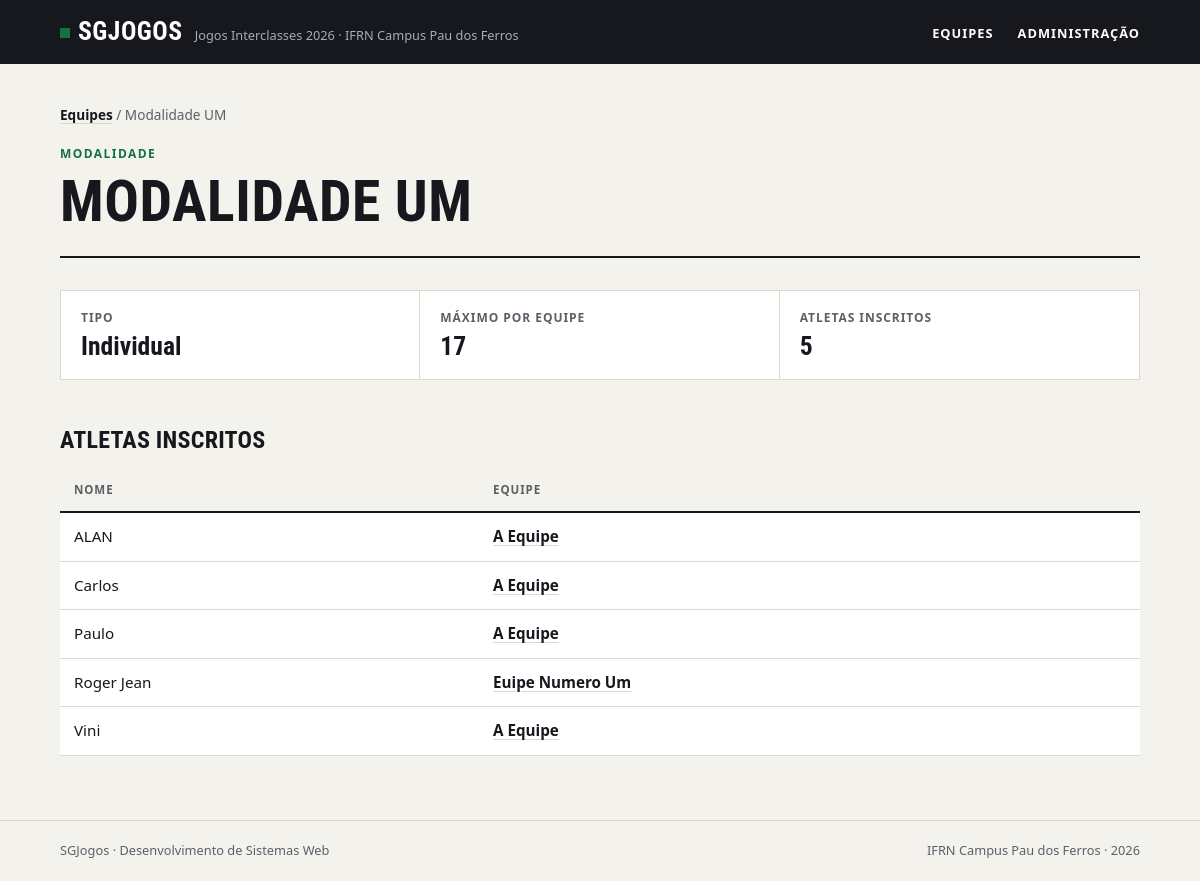
The app's page /modalidades/1/ with its own data.
### jogos/models.py (models this page shows, shortened)
class Modalidade(models.Model):
    nome = models.CharField(max_length=100, unique=True)
    tipo = models.CharField(choices=[("individual", "Individual"), ("coletivo", "Coletivo")], default="individual", max_length=20)
    max_atletas = models.PositiveIntegerField()
    class Meta:
        verbose_name = "modalidade"
        verbose_name_plural = "modalidades"
        ordering = ["nome"]

class Atleta(models.Model):
    nome = models.CharField(max_length=100)
    matricula = models.CharField(max_length=50, unique=True)
    data_nascimento = models.DateField()
    equipe = models.ForeignKey(
        Equipe,
        on_delete=models.PROTECT,
        related_name="atletas",
    )
    modalidades = models.ManyToManyField(
        Modalidade,
        related_name="atletas",
        blank=True,
    )
    class Meta:
        verbose_name = "atleta"
        verbose_name_plural = "atletas"
        ordering = ["nome"]

class Equipe(models.Model):
    nome = models.CharField(max_length=100, unique=True)
    curso = models.CharField(max_length=100)
    cor = models.CharField(max_length=100)
    criada_em = models.DateTimeField(auto_now_add=True)
    class Meta:
        verbose_name = "equipe"
        verbose_name_plural = "equipes"
        ordering = ["nome"]

### jogos/views.py (the view)
# urls.py: path("modalidades/<int:id>/", views.modalidade, name="modalidade"),
def modalidade(request, id):
    modalidade = get_object_or_404(
        Modalidade.objects.annotate(total_atletas=Count("atletas", distinct=True)),
        pk=id,
    )
    atletas = (
        Atleta.objects.filter(modalidades=modalidade)
        .select_related("equipe")
        .prefetch_related("modalidades")
        .distinct()
        .order_by("nome")
    )
    return render(request, "jogos/modalidade.html", {"modalidade": modalidade, "atletas": atletas})

### jogos/templates/jogos/modalidade.html (shortened to what this page needs)
{% extends "jogos/base.html" %}
{% block conteudo %}
<nav class="trilha"><a href="{% url 'jogos:index' %}">Equipes</a> / {{ modalidade.nome }}</nav>
<header class="topo">
    <span class="sobretitulo">Modalidade</span>
    <h1>{{ modalidade.nome }}</h1>
</header>
<dl class="numeros">
    <div>
        <dt>Tipo</dt>
        <dd>{{ modalidade.get_tipo_display }}</dd>
    </div>
    <div>
        <dt>Máximo por equipe</dt>
        <dd>{{ modalidade.max_atletas }}</dd>
    </div>
    <div>
        <dt>Atletas inscritos</dt>
        <dd>{{ modalidade.total_atletas }}</dd>
    </div>
</dl>
<h2>Atletas inscritos</h2>
<div class="tabela">
    <table>
        <thead>
            <tr>
                <th>Nome</th>
                <th>Equipe</th>
            </tr>
        </thead>
        <tbody>
            {% for atleta in atletas %}
                <tr>
                    <td>{{ atleta.nome }}</td>
                    <td><a href="{% url 'jogos:equipe' atleta.equipe.id %}">{{ atleta.equipe.nome }}</a></td>
                </tr>
            {% empty %}
                <tr>
                    <td class="vazio" colspan="2">Nenhum atleta inscrito nesta modalidade.</td>
                </tr>
            {% endfor %}
        </tbody>
    </table>
</div>
{% endblock %}

### css/style.css (style rules this page uses)
:root { --papel: #f4f2ed; --branco: #ffffff; --tinta: #16181d; --tinta-suave: #5c5f67; --linha: #dcd8ce; --verde: #12733f; --verde-claro: #e2efe6; --fonte-texto: system-ui, -apple-system, "Segoe UI", Roboto, Ubuntu, "Helvetica Neue", Arial, sans-serif; --fonte-titulo: "Bahnschrift SemiCondensed", "Bahnschrift", "Avenir Next Condensed", "Roboto Condensed", "Ubuntu Condensed", "Arial Narrow", var(--fonte-texto); }
*, *::before, *::after { box-sizing: border-box; }
* { margin: 0; padding: 0; }
body { min-height: 100vh; display: flex; flex-direction: column; background: var(--papel); color: var(--tinta); font-family: var(--fonte-texto); font-size: 1rem; line-height: 1.55; -webkit-font-smoothing: antialiased; }
a { color: inherit; }
h1, h2, h3 { font-family: var(--fonte-titulo); font-stretch: condensed; font-weight: 700; line-height: 1.05; text-transform: uppercase; letter-spacing: 0.01em; }
.topo { padding-bottom: 24px; margin-bottom: 32px; border-bottom: 2px solid var(--tinta); }
.sobretitulo { display: block; margin-bottom: 8px; color: var(--verde); font-size: 0.75rem; font-weight: 700; letter-spacing: 0.12em; text-transform: uppercase; }
h1 { font-size: clamp(2.2rem, 6vw, 3.6rem); }
h2 { margin: 48px 0 16px; font-size: 1.5rem; }
.trilha { margin-bottom: 20px; color: var(--tinta-suave); font-size: 0.85rem; }
.trilha a { color: var(--tinta); font-weight: 600; text-decoration-color: var(--linha); text-underline-offset: 3px; }
.numeros { display: grid; grid-template-columns: repeat(auto-fit, minmax(180px, 1fr)); border: 1px solid var(--linha); background: var(--branco); }
.numeros div { padding: 18px 20px; border-right: 1px solid var(--linha); }
.numeros div:last-child { border-right: none; }
.numeros dt { color: var(--tinta-suave); font-size: 0.75rem; font-weight: 700; letter-spacing: 0.08em; text-transform: uppercase; }
.numeros dd { margin-top: 4px; font-family: var(--fonte-titulo); font-stretch: condensed; font-size: 1.6rem; font-weight: 700; line-height: 1.15; font-variant-numeric: tabular-nums; overflow-wrap: anywhere; }
.tabela { overflow-x: auto; }
table { width: 100%; border-collapse: collapse; background: var(--branco); font-size: 0.95rem; font-variant-numeric: tabular-nums; }
th, td { padding: 12px 14px; border-bottom: 1px solid var(--linha); text-align: left; vertical-align: top; }
th { border-bottom: 2px solid var(--tinta); background: var(--papel); color: var(--tinta-suave); font-size: 0.72rem; font-weight: 700; letter-spacing: 0.08em; text-transform: uppercase; }
td a { font-weight: 600; text-decoration-color: var(--linha); text-underline-offset: 3px; }

### records on screen
Modalidade: nome "Modalidade UM", nome "MODALIDADE UM", tipo "Individual", max_atletas "17", total_atletas "5"
Atleta: nome "ALAN", equipe.nome "A Equipe"
Atleta: nome "Carlos", equipe.nome "A Equipe"
Atleta: nome "Paulo", equipe.nome "A Equipe"
Atleta: nome "Roger Jean", equipe.nome "Euipe Numero Um"
Atleta: nome "Vini", equipe.nome "A Equipe"
